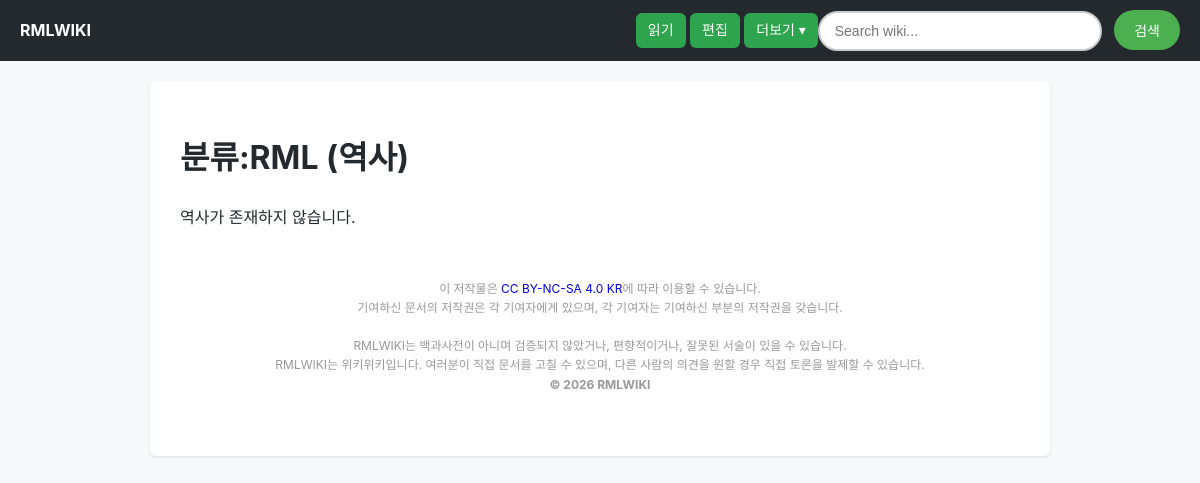
/history/분류:RML, run on an earlier commit of the app's database.
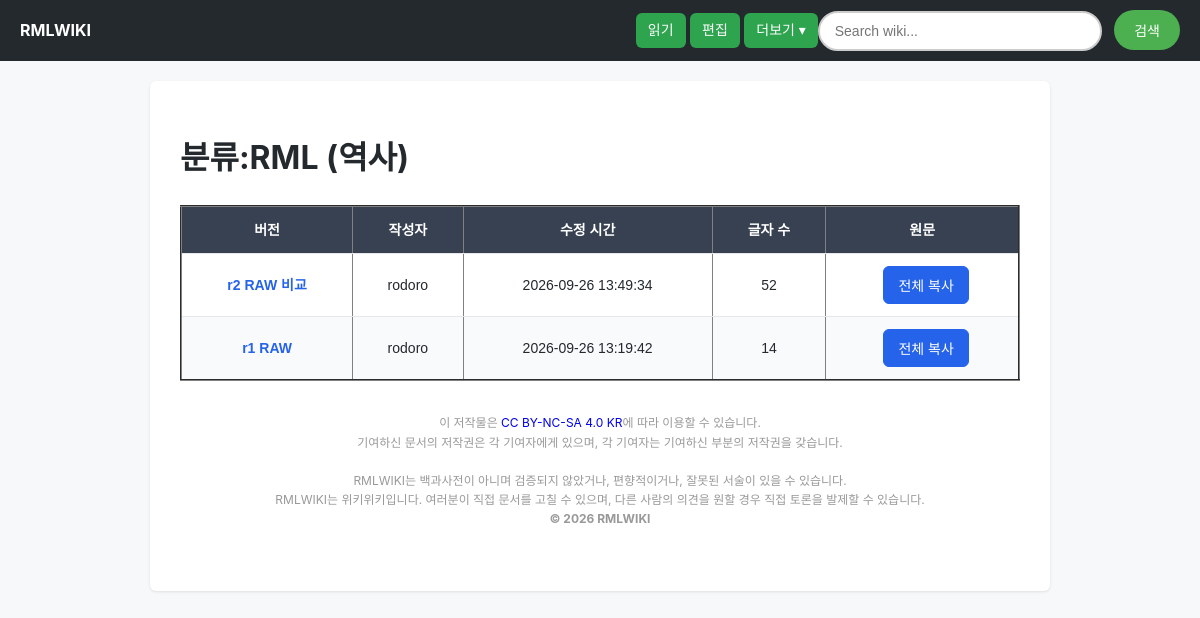
And on a later commit of the database.
### tables this page shows
CREATE TABLE wiki_history (
            id INTEGER PRIMARY KEY AUTOINCREMENT,
            title TEXT,
            content TEXT,
            author TEXT,
            rev INTEGER,
            created_at TIMESTAMP DEFAULT CURRENT_TIMESTAMP
        );

### app.py (the view)
@app.route("/history/<path:Document>")
def history(Document):
    Document = prefix(Document)
    conn = sqlite3.connect(config.DB_PATH)
    cursor = conn.cursor()
    cursor.execute("""
        SELECT rev, author, datetime(created_at, '+9 hours'), LENGTH(content), content
        FROM wiki_history
        WHERE title = ?
        ORDER BY rev DESC
    """, (Document,))
    rows = cursor.fetchall()
    conn.close()
    return flask.render_template(
        "index.html",
        title=Document,
        mode="history",
        history_data=rows,
        wiki_name=config.WIKI_NAME,
        wiki_page=config.MAIN_PAGE,
        wiki_color=config.LOGO_COLOR
    )

### app.py (called while the page is built, shortened)
@app.context_processor
def inject_footer_content():
    return {
        "footer_content": config.FOOTER_CONTENT,
        "is_operator": is_admin_role(get_current_user_role())
    }

def prefix(Document):
    Document = urllib.parse.unquote(Document)
    if Document.startswith("문서:"):
        Document = Document[len("문서:"):]
    return Document

def is_admin_role(role):
    if role is None:
        return False

def get_current_user_role():
    if flask.session.get('operator_authenticated'):
        return 'admin'
    username = flask.session.get('user')
    if not username:
        return None

def get_client_ip():
    return flask.request.remote_addr or "unknown"

def get_active_blocks(target_type, target):
    if not target:
        return []
    now = datetime.datetime.now().replace(microsecond=0).isoformat(sep=" ")
    conn = sqlite3.connect(config.DB_PATH)
    try:
        rows = conn.execute(
            """
            SELECT id, target_type, target, expires_at, reason, action,
                   blocked_by, created_at
            FROM access_blocks
            WHERE active = 1
              AND target_type = ?
              AND target = ?
              AND (expires_at IS NULL OR expires_at > ?)
            ORDER BY id DESC
            """,
            (target_type, target, now)
        ).fetchall()
        return rows
    finally:
        conn.close()

@app.before_request
def enforce_access_blocks():
    if flask.request.endpoint == "static":
        return None
    if is_admin_role(get_current_user_role()):
        return None
    endpoint = flask.request.endpoint or ""
    method = flask.request.method
    candidates = []
    username = flask.session.get("user")
    if username:
        candidates.extend(get_active_blocks("id", username))
    if endpoint in {"login", "register"}:
        form_username = flask.request.form.get("id", "").strip()
        if form_username and form_username != username:
            candidates.extend(get_active_blocks("id", form_username))
    candidates.extend(get_active_blocks("ip", get_client_ip()))
    for block in candidates:
        if block_applies(block, endpoint, method):
            return render_blocked_response(block)
    return None

### templates/index.html (shortened to what this page needs)
<!DOCTYPE html>
<html lang="ko">
<head>
    <link rel="stylesheet" href="{{ url_for('static', filename='style.css') }}">
</head>
<body data-page-mode="{{ mode }}" data-document-title="{{ title }}" data-main-page="{{ wiki_page }}">
    <div class="menu">
        <a href="/w/{{ wiki_page }}" style="text-decoration: none; color: {{ wiki_color or 'white' }};"><b>{{ wiki_name or 'WIKI' }}</b></a>
        <a href="{{ url_for('view', Document=title) }}" class="box">읽기</a>&nbsp;
        <a href="{{ url_for('editing', Document=title) }}" class="box">편집</a>&nbsp;
        <details class="menu-more">
            <summary>더보기</summary>
        </details>
        <form action="/search">
            <input type="text" name="q" placeholder="Search wiki...">
            <button>검색</button>
        </form>
    </div>
    <div class="container">
        {% if mode == "w" %}
            <h1>{{ title }} {% if version %}(r{{ version }} 버전){% endif %}</h1>
            {% if come %}
                <div style="margin: 12px 0 16px; padding: 12px 14px; border: 1px solid #d0ebff; border-radius: 6px; background: #f1f8ff; color: #1864ab;">
                    <strong>↩ 리다이렉트 안내</strong><br>
                    이전 문서 <b>{{ come }}</b>에서 이 문서로 이동했습니다.<br>
                    <hr>
                    <a href="/edit/{{ come }}" style="color: #1864ab;"><strong>“{{ come }}” 문서 수정하러 가기</strong></a>
                </div>
            {% endif %}
            {% if letter %}
                <div class="Stub">이 문서는 토막글 문서입니다. 여러분의 기여로 문서를 가득 채워주시길 바랍니다.</div>
            {% endif %}
            <div class="wiki-body">
                {{ detail|safe }}
            </div>
        {% elif mode == "raw" %}
            <h1>{{ title }} (RAW r{{ version }})</h1>
            <textarea id="raw-document-content" class="wiki-raw-source" readonly>{{ raw_content }}</textarea>
            <button type="button" class="wiki-version-copy" data-copy-target="raw-document-content">전체 복사</button>
        {% elif mode == "edit" %}
            <h1>{{ title }} (편집)</h1>
            <form method='post' id="document-edit-form">
                <textarea name='content' rows='20' style="width: 100%; box-sizing: border-box;">{{ detail }}</textarea><br>
                <button type='submit' style="margin-top: 10px; padding: 10px 20px;">저장</button>
            </form>
        {% elif mode == "history" %}
            <h1>{{ title }} (역사)</h1>
            {% if history_data %}
                <table class="wiki-history-table" border="2">
                    <thead>
                        <tr>
                            <th>버전</th>
                            <th>작성자</th>
                            <th>수정 시간</th>
                            <th>글자 수</th>
                            <th>원문</th>
                        </tr>
                    </thead>
                    <tbody>
                    {% for row in history_data %}
                        <tr>
                            <td>
                                <a href="{{ url_for('view', Document=title, rev=row[0]) }}">r{{ row[0] }}</a>
                                <a href="{{ url_for('view', Document=title, raw=row[0]) }}">RAW</a>
                                {% if row[0] > 1 %}
                                    <a href="{{ url_for('compare', Document=title) }}?from={{ row[0] - 1 }}&amp;to={{ row[0] }}">비교</a>
                                {% endif %}
                            </td>
                            <td>{{ row[1] }}</td>
                            <td>{{ row[2] }}</td>
                            <td>{{ row[3] }}</td>
                            <td>
                                <button type="button" class="wiki-version-copy" data-copy-target="history-revision-{{ row[0] }}">전체 복사</button>
                            </td>
                        </tr>
                    {% endfor %}
                    </tbody>
                </table>
            {% else %}
                <p>역사가 존재하지 않습니다.</p>
            {% endif %}
        {% elif mode == "admin" %}
            <h1>{{ title }}</h1>
        {% endif %}
        {{ footer_content|safe }}
    </div>
</body>
</html>

### static/style.css (style rules this page uses)
body { font-family: -apple-system, BlinkMacSystemFont, "Segoe UI", Roboto, "Helvetica Neue", Arial, sans-serif; line-height: 1.6; color: #24292e; background-color: #f6f8fa; margin: 0; padding: 0; display: flex; flex-direction: column; align-items: center; }
.container { width: 100%; max-width: 900px; background: #ffffff; padding: 30px; margin: 20px 0; box-shadow: 0 1px 3px rgba(0,0,0,0.1); border-radius: 6px; box-sizing: border-box; }
.menu { width: 100%; background-color: #24292e; padding: 10px 20px; display: flex; justify-content: flex-end; box-sizing: border-box; align-items: center; }
.menu .box, .menu-more > summary, .wiki-btn-create { background-color: #2ea44f; color: white; border: none; padding: 6px 12px; font-size: 14px; font-weight: 500; border-radius: 6px; cursor: pointer; transition: background 0.2s; text-decoration: none; }
.menu > a:first-child { margin-right: auto; }
.menu-more { position: relative; }
.menu-more > summary { list-style: none; }
.menu-more > summary::after { content: " ▾"; }
a { text-decoration: none; }
.menu input[type="text"] { width: 250px; padding: 10px 15px; border: 2px solid #ccc; border-radius: 25px; font-size: 14px; outline: none; transition: all 0.3s ease; }
button { padding: 10px 20px; margin-left: 8px; border: none; border-radius: 25px; background-color: #4CAF50; color: white; font-size: 14px; cursor: pointer; transition: background-color 0.3s ease; }
footer { text-align: center; padding: 20px; font-size: 12px; color: #999; }
.wiki-history-table { width: 100%; border-collapse: collapse; margin-top: 20px; font-family: sans-serif; font-size: 14px; text-align: center; }
.wiki-history-table thead tr { background-color: #374151; color: #ffffff; font-weight: bold; }
.wiki-history-table th, .wiki-history-table td { padding: 12px 15px; border-bottom: 1px solid #e5e7eb; }
.wiki-history-table tbody tr:nth-of-type(even) { background-color: #f9fafb; }
.wiki-history-table td a { color: #2563eb; text-decoration: none; font-weight: bold; }
.wiki-version-copy { padding: 8px 14px; border: 1px solid #2563eb; border-radius: 6px; background-color: #2563eb; color: #ffffff; cursor: pointer; }

What changed in the data, as far as the page shows it:
now on this page (row edited): wiki_history: rev "2", author "rodoro", row "2026-09-26 13:49:34", row "52"
now on this page (row edited): wiki_history: rev "1", author "rodoro", row "2026-09-26 13:19:42", row "14"
Also different on the page:
text no longer shown: "역사가 존재하지 않습니다."
text now shown: "버전 작성자 수정 시간 글자 수 원문"
